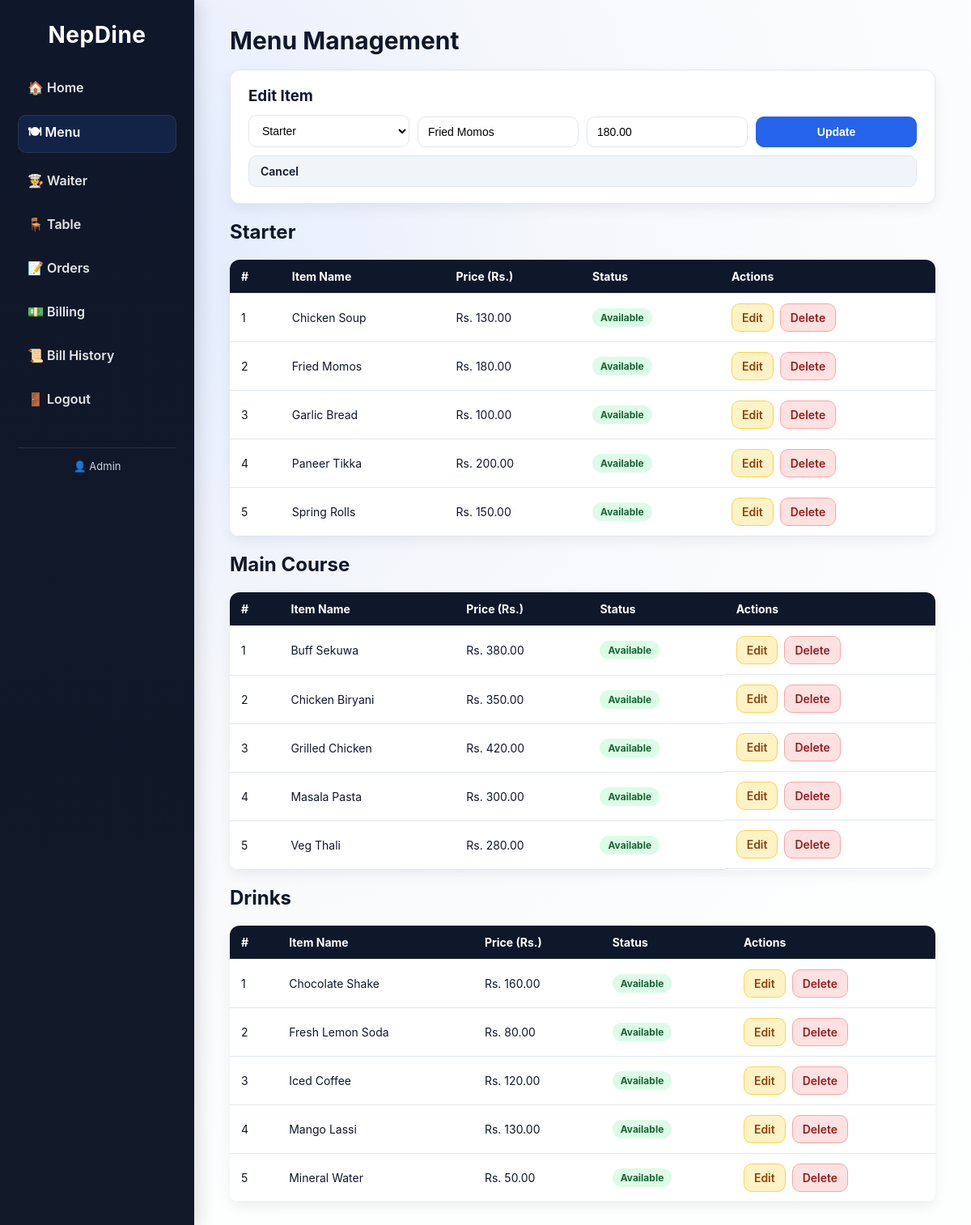
The app's page /menu.php?edit=4 (signed in) with its own data.
### tables this page shows
CREATE TABLE IF NOT EXISTS menu_items (
    id          INT AUTO_INCREMENT PRIMARY KEY,
    category_id INT NOT NULL,
    item_name   VARCHAR(150) NOT NULL,
    price       DECIMAL(10,2) NOT NULL,
    available   TINYINT(1) DEFAULT 1,
    created_at  TIMESTAMP DEFAULT CURRENT_TIMESTAMP,
    FOREIGN KEY (category_id) REFERENCES categories(id) ON DELETE CASCADE
);

CREATE TABLE IF NOT EXISTS categories (
    id            INT AUTO_INCREMENT PRIMARY KEY,
    category_name VARCHAR(100) NOT NULL UNIQUE
);

### menu.php (the view, shortened to what this page needs)
<?php
$db  = getDB();
$edit_item = null;
if (isset($_GET['edit'])) {
    $eid  = (int)$_GET['edit'];
    $stmt = $db->prepare('SELECT * FROM menu_items WHERE id=?');
    $stmt->bind_param('i', $eid);
    $stmt->execute();
    $edit_item = $stmt->get_result()->fetch_assoc();
}
$categories = $db->query('SELECT * FROM categories ORDER BY id')->fetch_all(MYSQLI_ASSOC);
$items_result = $db->query('
    SELECT m.*, c.category_name
    FROM menu_items m
    JOIN categories c ON c.id = m.category_id
    ORDER BY c.id, m.item_name
');
$items_by_cat = [];
while ($row = $items_result->fetch_assoc()) {
    $items_by_cat[$row['category_name']][] = $row;
}
?>
<!DOCTYPE html>
<html lang="en">
<head>
  <link rel="stylesheet" href="style.css"/>
</head>
<body>
<?php include 'includes/sidebar.php'; ?>
<div class="main">
  <h1>Menu Management</h1>
  <div class="form-card">
    <h3><?= $edit_item ? 'Edit Item' : 'Add New Item' ?></h3>
    <form method="POST" action="menu.php" class="inline-form">
      <select name="category" class="input-field" required>
        <?php foreach ($categories as $cat): ?>
          <option value="<?= $cat['id'] ?>"
            <?= ($edit_item && $edit_item['category_id'] == $cat['id']) ? 'selected' : '' ?>>
            <?= htmlspecialchars($cat['category_name']) ?>
          </option>
        <?php endforeach; ?>
      </select>
      <input type="text" name="item_name" class="input-field" placeholder="Item name" required
             value="<?= htmlspecialchars($edit_item['item_name'] ?? '') ?>"/>
      <input type="number" step="0.01" min="1" name="price" class="input-field" placeholder="Price (Rs.)" required
             value="<?= htmlspecialchars($edit_item['price'] ?? '') ?>"/>
      <button type="submit" class="btn-primary"><?= $edit_item ? 'Update' : 'Add Item' ?></button>
      <?php if ($edit_item): ?>
        <a href="menu.php" class="btn-secondary">Cancel</a>
      <?php endif; ?>
    </form>
  </div>
  <?php foreach ($items_by_cat as $catName => $items): ?>
    <h2 class="menu-category"><?= htmlspecialchars($catName) ?></h2>
    <table class="data-table">
      <thead>
        <tr><th>#</th><th>Item Name</th><th>Price (Rs.)</th><th>Status</th><th>Actions</th></tr>
      </thead>
      <tbody>
        <?php $i = 1; foreach ($items as $item): ?>
        <tr class="<?= !$item['available'] ? 'row-unavailable' : '' ?>">
          <td><?= $i++ ?></td>
          <td><?= htmlspecialchars($item['item_name']) ?></td>
          <td>Rs. <?= number_format($item['price'], 2) ?></td>
          <td>
            <a href="menu.php?toggle=<?= $item['id'] ?>" class="badge <?= $item['available'] ? 'badge-green' : 'badge-red' ?>">
              <?= $item['available'] ? 'Available' : 'Unavailable' ?>
            </a>
          </td>
          <td class="action-btns">
            <a href="menu.php?edit=<?= $item['id'] ?>" class="btn-edit">Edit</a>
            <a href="menu.php?delete=<?= $item['id'] ?>" class="btn-delete"
               onclick="return confirm('Delete this item?')">Delete</a>
          </td>
        </tr>
        <?php endforeach; ?>
      </tbody>
    </table>
  <?php endforeach; ?>
</div>
</body>
</html>

### style.css (style rules this page uses)
:root { --bg: #f5f7fb; --surface: #ffffff; --surface-2: #f1f5f9; --border: #e2e8f0; --text: #0f172a; --muted: #64748b; --primary: #2563eb; --primary-strong: #1d4ed8; --accent: #0ea5e9; --danger: #dc2626; --warning: #f59e0b; --success: #16a34a; --radius: 12px; --shadow: 0 10px 30px rgba(15, 23, 42, 0.08); --shadow-soft: 0 6px 16px rgba(15, 23, 42, 0.06); font-family: 'Inter', 'Poppins', Arial, sans-serif; }
* { box-sizing: border-box; }
body { margin: 0; display: flex; background: radial-gradient(circle at 10% 20%, #e0eaff 0, #f5f7fb 35%, #fdfefe 75%); color: var(--text); min-height: 100vh; }
.main { flex: 1; padding: 32px 44px; }
.main h1 { font-size: 30px; margin: 0 0 18px; color: #0f172a; }
.form-card { background: var(--surface); border-radius: var(--radius); box-shadow: var(--shadow-soft); padding: 20px 22px; margin-bottom: 20px; border: 1px solid var(--border); }
.form-card h3 { margin: 0 0 12px; }
.inline-form { display: flex; flex-wrap: wrap; gap: 10px; align-items: flex-end; }
.inline-form > * { flex: 1 1 180px; }
.input-field { width: 100%; padding: 10px 12px; border: 1px solid var(--border); border-radius: 10px; background: #fff; font-size: 14px; transition: border 0.2s, box-shadow 0.2s; }
.btn-primary, .btn-secondary, .btn-edit, .btn-delete { display: inline-block; text-decoration: none; font-size: 14px; font-weight: 600; border-radius: 10px; padding: 10px 14px; border: 1px solid transparent; cursor: pointer; transition: all 0.2s ease; }
.btn-primary { background: var(--primary); color: #fff; border-color: var(--primary); }
.btn-secondary { background: var(--surface-2); color: var(--text); border-color: var(--border); }
.btn-edit { background: #fef3c7; color: #92400e; border-color: #fcd34d; padding: 8px 12px; }
.btn-delete { background: #fee2e2; color: #991b1b; border-color: #fca5a5; padding: 8px 12px; }
.action-btns { display: flex; gap: 8px; align-items: center; }
.data-table, table { width: 100%; border-collapse: collapse; background: var(--surface); border-radius: 12px; overflow: hidden; box-shadow: var(--shadow-soft); margin-top: 12px; }
.data-table th, .data-table td, table th, table td { padding: 12px 14px; border-bottom: 1px solid var(--border); text-align: left; font-size: 14px; }
.data-table th, table th { background: #0f172a; color: #fff; font-weight: 700; }
.badge { display: inline-block; padding: 4px 10px; border-radius: 999px; font-size: 12px; font-weight: 700; text-decoration: none; }
.badge-green { background: #dcfce7; color: #166534; }

### records on screen
menu_items: category "Starter", item_name "Fried Momos", price "180.00", available "Available"
menu_items: item_name "Chicken Soup", price "130.00", available "Available"
menu_items: item_name "Garlic Bread", price "100.00", available "Available"
menu_items: item_name "Paneer Tikka", price "200.00", available "Available"
menu_items: item_name "Spring Rolls", price "150.00", available "Available"
menu_items: item_name "Buff Sekuwa", price "380.00", available "Available"
menu_items: item_name "Chicken Biryani", price "350.00", available "Available"
menu_items: item_name "Grilled Chicken", price "420.00", available "Available"
menu_items: item_name "Masala Pasta", price "300.00", available "Available"
menu_items: item_name "Veg Thali", price "280.00", available "Available"
menu_items: item_name "Chocolate Shake", price "160.00", available "Available"
menu_items: item_name "Fresh Lemon Soda", price "80.00", available "Available"
menu_items: item_name "Iced Coffee", price "120.00", available "Available"
menu_items: item_name "Mango Lassi", price "130.00", available "Available"
menu_items: item_name "Mineral Water", price "50.00", available "Available"

### other values on screen
$_SESSION['user_name'] "Admin"
$catName "Starter"
$catName "Main Course"
$catName "Drinks"
